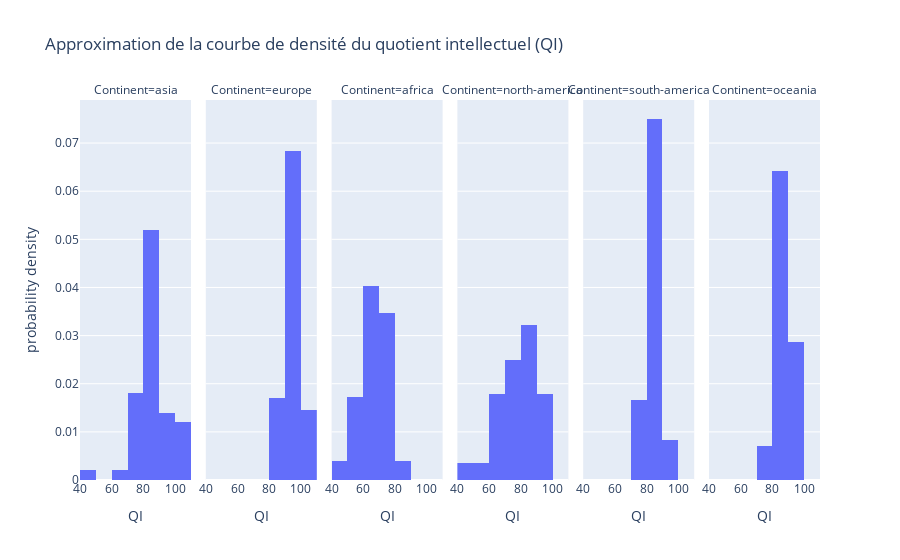

Source (notebook cell):
### Code cell
# Tracer l'histogramme avec une distribution par continent
fig = px.histogram(df_filtered, x='Averageiqbycountry_Iqlynnbecker2019', nbins=10, histnorm='probability density', 
                   title='Approximation de la courbe de densité du quotient intellectuel (QI)',
                   facet_col=df_filtered['Continent'])

# Renommer l'axe des x dans chaque sous-figure
fig.update_xaxes(title_text='QI') 

fig.show()

### Figure 1 — Plotly figure (JSON) as saved in the notebook; plotly's stock layout.template omitted (floating-point values rounded to 4 significant figures)
{"data": [{"alignmentgroup": "True", "bingroup": "x", "histnorm": "probability density", "hovertemplate": "Continent=asia<br>Averageiqbycountry_Iqlynnbecker2019=%{x}<br>probability density=%{y}<extra></extra>", "legendgroup": "", "marker": {"color": "#636efa", "pattern": {"shape": ""}}, "name": "", "nbinsx": 10, "offsetgroup": "", "orientation": "v", "showlegend": false, "type": "histogram", "x": [82.12, 88.82, 84.81, 83.6, 74.33, 87.94, 87.58, 99.75, 104.1, 93.39, 84.5, 105.4, 76.24, 78.49, 80.01, 89.28, 92.43, 106.5, 80.7, 88.89, 78.64, 79.09, 80.99, 81.7, 99.82, 87.58, 80.54, 91.03, 91.18, 42.99, 98.82, 78.7, 80, 77.69, 81.64, 80.78, 76.36, 105.9, 102.3, 86.62, 74.41, 106.5, 87.71, 88.87, 86.8, 85.86, 82.05, 89.01, 89.53, 62.86], "xaxis": "x", "yaxis": "y"}, {"alignmentgroup": "True", "bingroup": "x", "histnorm": "probability density", "hovertemplate": "Continent=europe<br>Averageiqbycountry_Iqlynnbecker2019=%{x}<br>probability density=%{y}<extra></extra>", "legendgroup": "", "marker": {"color": "#636efa", "pattern": {"shape": ""}}, "name": "", "nbinsx": 10, "offsetgroup": "", "orientation": "v", "showlegend": false, "type": "histogram", "x": [81.75, 95.2, 98.38, 101.6, 97.49, 88.54, 90.99, 95.75, 94.92, 97.83, 100.7, 101.2, 96.69, 100.7, 90.77, 99.24, 98.26, 95.13, 94.23, 94.79, 101.1, 95.89, 99.87, 91.27, 89.98, 85.78, 100.7, 81.91, 97.13, 96.35, 92.77, 86.88, 96.29, 89.6, 96.32, 98.6, 93.9, 97, 99.24, 90.07, 99.12], "xaxis": "x2", "yaxis": "y2"}, {"alignmentgroup": "True", "bingroup": "x", "histnorm": "probability density", "hovertemplate": "Continent=africa<br>Averageiqbycountry_Iqlynnbecker2019=%{x}<br>probability density=%{y}<extra></extra>", "legendgroup": "", "marker": {"color": "#636efa", "pattern": {"shape": ""}}, "name": "", "nbinsx": 10, "offsetgroup": "", "orientation": "v", "showlegend": false, "type": "histogram", "x": [76, 75.1, 69.71, 69.45, 73.8, 72.09, 67.76, 52.5, 62.55, 78.87, 77.07, 64.92, 68.41, 76.32, 68.77, 68.87, 68.42, 62.97, 52.68, 58.16, 53.48, 58.16, 75.2, 68.87, 45.07, 80.92, 76.79, 69.7, 59.76, 59.76, 86.56, 67.03, 72.5, 66.19, 70.82, 67.76, 62.97, 69.95, 65.22, 77.37, 78.76, 45.07, 67.67, 68.87, 58.61, 78.87, 74.95, 59.83, 79.22, 76.42, 68.43, 74.01], "xaxis": "x3", "yaxis": "y3"}, {"alignmentgroup": "True", "bingroup": "x", "histnorm": "probability density", "hovertemplate": "Continent=north-america<br>Averageiqbycountry_Iqlynnbecker2019=%{x}<br>probability density=%{y}<extra></extra>", "legendgroup": "", "marker": {"color": "#636efa", "pattern": {"shape": ""}}, "name": "", "nbinsx": 10, "offsetgroup": "", "orientation": "v", "showlegend": false, "type": "histogram", "x": [70.48, 86.99, 91.6, 62.55, 93.48, 76.69, 99.52, 82.24, 88.34, 83.9, 66.03, 82.05, 69.63, 98.89, 79.34, 47.72, 82.1, 62.16, 75.08, 87.73, 52.69, 79, 81.99, 70.48, 73.68, 63.42, 84.29, 97.43], "xaxis": "x4", "yaxis": "y4"}, {"alignmentgroup": "True", "bingroup": "x", "histnorm": "probability density", "hovertemplate": "Continent=south-america<br>Averageiqbycountry_Iqlynnbecker2019=%{x}<br>probability density=%{y}<extra></extra>", "legendgroup": "", "marker": {"color": "#636efa", "pattern": {"shape": ""}}, "name": "", "nbinsx": 10, "offsetgroup": "", "orientation": "v", "showlegend": false, "type": "histogram", "x": [86.63, 76.53, 83.38, 87.89, 83.13, 78.26, 83.23, 84.04, 81.44, 90.29, 87.59, 82.99], "xaxis": "x5", "yaxis": "y5"}, {"alignmentgroup": "True", "bingroup": "x", "histnorm": "probability density", "hovertemplate": "Continent=oceania<br>Averageiqbycountry_Iqlynnbecker2019=%{x}<br>probability density=%{y}<extra></extra>", "legendgroup": "", "marker": {"color": "#636efa", "pattern": {"shape": ""}}, "name": "", "nbinsx": 10, "offsetgroup": "", "orientation": "v", "showlegend": false, "type": "histogram", "x": [99.24, 83.96, 83.96, 83.96, 83.96, 83.96, 93.92, 98.57, 81.36, 78.49, 83.96, 83.96, 83.96, 93.92], "xaxis": "x6", "yaxis": "y6"}], "layout": {"annotations": [{"font": {}, "showarrow": false, "text": "Continent=asia", "x": 0.075, "xanchor": "center", "xref": "paper", "y": 1, "yanchor": "bottom", "yref": "paper"}, {"font": {}, "showarrow": false, "text": "Continent=europe", "x": 0.245, "xanchor": "center", "xref": "paper", "y": 1, "yanchor": "bottom", "yref": "paper"}, {"font": {}, "showarrow": false, "text": "Continent=africa", "x": 0.415, "xanchor": "center", "xref": "paper", "y": 1, "yanchor": "bottom", "yref": "paper"}, {"font": {}, "showarrow": false, "text": "Continent=north-america", "x": 0.585, "xanchor": "center", "xref": "paper", "y": 1, "yanchor": "bottom", "yref": "paper"}, {"font": {}, "showarrow": false, "text": "Continent=south-america", "x": 0.755, "xanchor": "center", "xref": "paper", "y": 1, "yanchor": "bottom", "yref": "paper"}, {"font": {}, "showarrow": false, "text": "Continent=oceania", "x": 0.925, "xanchor": "center", "xref": "paper", "y": 1, "yanchor": "bottom", "yref": "paper"}], "barmode": "relative", "legend": {"tracegroupgap": 0}, "title": {"text": "Approximation de la courbe de densité du quotient intellectuel (QI)"}, "xaxis": {"anchor": "y", "domain": [0, 0.15], "title": {"text": "QI"}}, "xaxis2": {"anchor": "y2", "domain": [0.17, 0.32], "matches": "x", "title": {"text": "QI"}}, "xaxis3": {"anchor": "y3", "domain": [0.34, 0.49], "matches": "x", "title": {"text": "QI"}}, "xaxis4": {"anchor": "y4", "domain": [0.51, 0.66], "matches": "x", "title": {"text": "QI"}}, "xaxis5": {"anchor": "y5", "domain": [0.68, 0.83], "matches": "x", "title": {"text": "QI"}}, "xaxis6": {"anchor": "y6", "domain": [0.85, 1], "matches": "x", "title": {"text": "QI"}}, "yaxis": {"anchor": "x", "domain": [0, 1], "title": {"text": "probability density"}}, "yaxis2": {"anchor": "x2", "domain": [0, 1], "matches": "y", "showticklabels": false}, "yaxis3": {"anchor": "x3", "domain": [0, 1], "matches": "y", "showticklabels": false}, "yaxis4": {"anchor": "x4", "domain": [0, 1], "matches": "y", "showticklabels": false}, "yaxis5": {"anchor": "x5", "domain": [0, 1], "matches": "y", "showticklabels": false}, "yaxis6": {"anchor": "x6", "domain": [0, 1], "matches": "y", "showticklabels": false}}}
